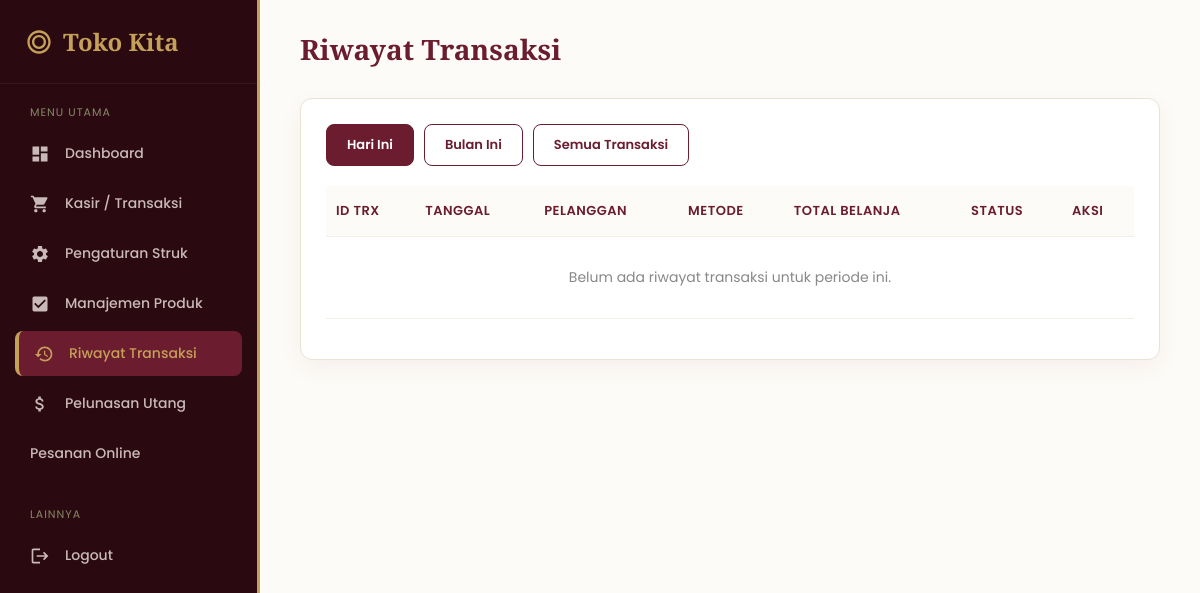
Page /riwayat.php (signed in) on the earlier database version.
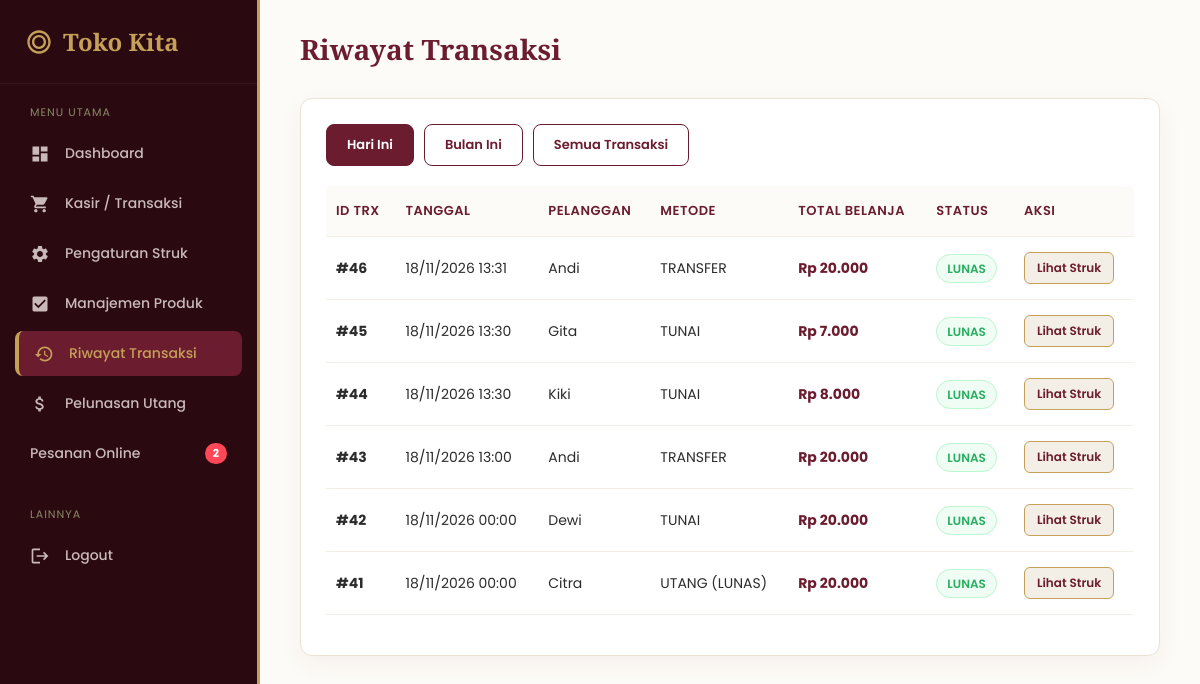
Same page on the later database version.
### tables this page shows
CREATE TABLE `tbl_transaksi` (
  `id_transaksi` int(11) NOT NULL,
  `tanggal` datetime DEFAULT NULL,
  `id_pelanggan` int(11) DEFAULT NULL,
  `total_belanja` decimal(12,2) DEFAULT NULL,
  `uang_bayar` decimal(12,2) DEFAULT 0.00,
  `kembalian` decimal(12,2) DEFAULT 0.00,
  `metode_pembayaran` varchar(20) DEFAULT 'Tunai',
  `status_bayar` varchar(30) DEFAULT 'Lunas',
  `status_pengiriman` varchar(30) DEFAULT 'Selesai'
);

CREATE TABLE `tbl_pelanggan` (
  `id_pelanggan` int(11) NOT NULL,
  `nama_pelanggan` varchar(100) DEFAULT NULL,
  `kota` varchar(50) DEFAULT NULL
);

### riwayat.php (the view, shortened to what this page needs)
<?php
require 'koneksi.php';
$filter = $_GET['filter'] ?? 'hari_ini';
$where = "";
if ($filter == 'hari_ini') {
    $tgl = date('Y-m-d');
    $where = "WHERE DATE(t.tanggal) = '$tgl'";
} elseif ($filter == 'bulan_ini') {
    $bln = date('m');
    $thn = date('Y');
    $where = "WHERE MONTH(t.tanggal) = '$bln' AND YEAR(t.tanggal) = '$thn'";
}
$query = "
    SELECT t.*, p.nama_pelanggan
    FROM tbl_transaksi t
    JOIN tbl_pelanggan p ON t.id_pelanggan = p.id_pelanggan
    $where
    ORDER BY t.id_transaksi DESC
";
$riwayat = mysqli_query($koneksi, $query);
?>
<!DOCTYPE html>
<html lang="id">
<head>
</head>
<body>
    <?php include 'sidebar.php'; ?>
    <div class="main-content">
        <div class="topbar">
            <h1>Riwayat Transaksi</h1>
        </div>
        <div class="card">
            <div class="filter-group">
                <a href="riwayat.php?filter=hari_ini" class="btn-filter <?= ($filter == 'hari_ini') ? 'active' : '' ?>">Hari Ini</a>
                <a href="riwayat.php?filter=bulan_ini" class="btn-filter <?= ($filter == 'bulan_ini') ? 'active' : '' ?>">Bulan Ini</a>
                <a href="riwayat.php?filter=semua" class="btn-filter <?= ($filter == 'semua') ? 'active' : '' ?>">Semua Transaksi</a>
            </div>
            <table>
                <thead>
                    <tr>
                        <th>ID Trx</th>
                        <th>Tanggal</th>
                        <th>Pelanggan</th>
                        <th>Metode</th>
                        <th>Total Belanja</th>
                        <th>Status</th>
                        <th>Aksi</th>
                    </tr>
                </thead>
                <tbody>
                    <?php if(mysqli_num_rows($riwayat) > 0): ?>
                        <?php while($r = mysqli_fetch_assoc($riwayat)):
                            $is_utang = ($r['metode_pembayaran'] == 'Utang');
                        ?>
                        <tr>
                            <td><strong>#<?= $r['id_transaksi'] ?></strong></td>
                            <td><?= date('d/m/Y H:i', strtotime($r['tanggal'])) ?></td>
                            <td><?= $r['nama_pelanggan'] ?></td>
                            <td><?= strtoupper($r['metode_pembayaran'] ?? 'Tunai') ?></td>
                            <td class="td-harga">Rp <?= number_format($r['total_belanja'], 0, ',', '.') ?></td>
                            <td>
                                <?php if($is_utang): ?>
                                    <span class="badge badge-utang">BELUM LUNAS</span>
                                <?php else: ?>
                                    <span class="badge badge-lunas">LUNAS</span>
                                <?php endif; ?>
                            </td>
                            <td>
                                <a href="struk.php?id=<?= $r['id_transaksi'] ?>" class="btn-lihat" target="_blank">Lihat Struk</a>
                            </td>
                        </tr>
                        <?php endwhile; ?>
                    <?php else: ?>
                        <tr>
                            <td colspan="7" style="text-align: center; color: #888; padding: 30px;">Belum ada riwayat transaksi untuk periode ini.</td>
                        </tr>
                    <?php endif; ?>
                </tbody>
            </table>
        </div>
    </div>
</body>
</html>

### sidebar.php (shortened to what this page needs)
<?php
$page = basename($_SERVER['PHP_SELF']);
$is_admin = (($_SESSION['role'] ?? '') === 'admin');
?>
<?php
$q_notif = mysqli_fetch_assoc(mysqli_query($koneksi, "SELECT COUNT(*) as jml FROM tbl_transaksi WHERE metode_pembayaran = 'Transfer' AND status_bayar = 'Lunas' AND status_pengiriman != 'Sudah Diantar'"));
$jml_notif = $q_notif['jml'] ?? 0;
?>
<div class="sidebar">
    <div class="sidebar-brand">
        <svg viewBox="0 0 24 24" xmlns="http://www.w3.org/2000/svg"><path d="M12 2C6.48 2 2 6.48 2 12s4.48 10 10 10 10-4.48 10-10S17.52 2 12 2zm0 18c-4.41 0-8-3.59-8-8s3.59-8 8-8 8 3.59 8 8-3.59 8-8 8zm0-14c-3.31 0-6 2.69-6 6s2.69 6 6 6 6-2.69 6-6-2.69-6-6-6zm0 10c-2.21 0-4-1.79-4-4s1.79-4 4-4 4 1.79 4 4-1.79 4-4 4z"/></svg>
        Toko Kita
    </div>
    <div class="sidebar-menu">
        <p class="menu-label">Menu Utama</p>
        <a href="dashboard.php" class="menu-item <?= ($page == 'dashboard.php') ? 'active' : '' ?>">
            <svg viewBox="0 0 24 24" fill="currentColor"><path d="M3 13h8V3H3v10zm0 8h8v-6H3v6zm10 0h8V11h-8v10zm0-18v6h8V3h-8z"/></svg>
            Dashboard
        </a>
        <a href="index.php" class="menu-item <?= ($page == 'index.php' || $page == 'struk.php') ? 'active' : '' ?>">
            Kasir / Transaksi
        </a>
        <?php if ($is_admin): ?>
        <a href="pengaturan.php" class="menu-item <?= ($page == 'pengaturan.php') ? 'active' : '' ?>">
            Pengaturan Struk
        </a>
        <a href="produk.php" class="menu-item <?= ($page == 'produk.php') ? 'active' : '' ?>">
            <svg viewBox="0 0 24 24" fill="currentColor"><path d="M19 3H5c-1.11 0-2 .9-2 2v14c0 1.1.89 2 2 2h14c1.1 0 2-.9 2-2V5c0-1.1-.9-2-2-2zm-9 14l-5-5 1.41-1.41L10 14.17l7.59-7.59L19 8l-9 9z"/></svg>
            Manajemen Produk
        </a>
        <?php endif; ?>
        <a href="riwayat.php" class="menu-item <?= ($page == 'riwayat.php') ? 'active' : '' ?>">
            <svg viewBox="0 0 24 24" fill="currentColor"><path d="M13 3c-4.97 0-9 4.03-9 9H1l3.89 3.89.07.14L9 12H6c0-3.87 3.13-7 7-7s7 3.13 7 7-3.13 7-7 7c-1.93 0-3.68-.79-4.94-2.06l-1.42 1.42C8.27 19.99 10.51 21 13 21c4.97 0 9-4.03 9-9s-4.03-9-9-9zm-1 5v5l4.28 2.54.72-1.21-3.5-2.08V8H12z"/></svg>
            Riwayat Transaksi
        </a>
        <a href="pelunasan.php" class="menu-item <?= ($page == 'pelunasan.php') ? 'active' : '' ?>">
            Pelunasan Utang
        </a>
<a href="pesanan_online.php" class="menu-item">
    <span>Pesanan Online</span>
    <?php if($jml_notif > 0): ?>
        <span style="background:#ff4757; color:#fff; padding:2px 8px; border-radius:12px; font-size:11px; font-weight:bold; margin-left:auto;"><?= $jml_notif ?></span>
    <?php endif; ?>
</a>
        <p class="menu-label" style="margin-top: 30px;">Lainnya</p>
        <a href="logout.php" class="menu-item logout">
            <svg viewBox="0 0 24 24" fill="currentColor"><path d="M17 7l-1.41 1.41L18.17 11H8v2h10.17l-2.58 2.58L17 17l5-5zM4 5h8V3H4c-1.1 0-2 .9-2 2v14c0 1.1.9 2 2 2h8v-2H4V5z"/></svg>
            Logout
        </a>
    </div>
</div>

### riwayat.php (style rules this page uses)
:root { --maroon: #6B1D2F; --maroon-dark: #4A1320; --cream: #FDFBF7; --cream-card: #F4EFE6; --gold: #C5A059; --gold-hover: #B08D48; --text-dark: #2C2C2C; --sidebar-bg: #2A0A10; --green: #27ae60; --red: #e74c3c; }
* { margin: 0; padding: 0; box-sizing: border-box; font-family: 'Poppins', sans-serif; }
body { background: var(--cream); color: var(--text-dark); display: flex; min-height: 100vh; }
.sidebar { width: 260px; background: var(--sidebar-bg); color: #fff; display: flex; flex-direction: column; border-right: 3px solid var(--gold); position: fixed; height: 100vh; z-index: 100; }
.sidebar-brand { padding: 25px; font-family: 'Playfair Display', serif; font-size: 24px; font-weight: 700; color: var(--gold); display: flex; align-items: center; gap: 10px; border-bottom: 1px solid rgba(255,255,255,0.05); }
.sidebar-brand svg { width: 28px; height: 28px; fill: currentColor; }
.sidebar-menu { padding: 20px 15px; flex: 1; }
.menu-label { font-size: 11px; text-transform: uppercase; color: #886; margin-bottom: 10px; padding-left: 15px; letter-spacing: 1px; }
.menu-item { display: flex; align-items: center; gap: 15px; padding: 12px 15px; color: #C9B9B9; text-decoration: none; border-radius: 8px; margin-bottom: 5px; font-size: 14px; font-weight: 500; transition: 0.3s; }
.menu-item svg { width: 20px; height: 20px; }
.menu-item.active { background: var(--maroon); color: var(--gold); border-left: 4px solid var(--gold); }
.main-content { margin-left: 260px; padding: 30px 40px; width: calc(100% - 260px); }
.topbar { display: flex; justify-content: space-between; align-items: center; margin-bottom: 30px; }
.topbar h1 { font-family: 'Playfair Display', serif; font-size: 28px; color: var(--maroon); }
.card { background: #fff; padding: 25px; border-radius: 12px; box-shadow: 0 8px 25px rgba(107, 29, 47, 0.05); border: 1px solid #EBE2D3; }
.filter-group { display: flex; gap: 10px; margin-bottom: 20px; }
.btn-filter { padding: 10px 20px; border-radius: 8px; border: 1px solid var(--maroon); background: #fff; color: var(--maroon); font-weight: 600; font-size: 13px; text-decoration: none; transition: 0.3s; }
.btn-filter:hover, .btn-filter.active { background: var(--maroon); color: #fff; }
table { width: 100%; border-collapse: collapse; margin-bottom: 15px; }
th, td { padding: 15px 10px; text-align: left; border-bottom: 1px solid var(--cream-card); font-size: 14px; }
th { color: var(--maroon); font-weight: 600; font-size: 13px; text-transform: uppercase; letter-spacing: 0.5px; background: var(--cream); }
.td-harga { font-weight: 700; color: var(--maroon); }
.badge { padding: 5px 10px; border-radius: 20px; font-size: 12px; font-weight: 600; }
.badge-lunas { background: #F0FDF4; color: var(--green); border: 1px solid #BBF7D0; }
.btn-lihat { background: var(--cream-card); color: var(--maroon); border: 1px solid var(--gold); padding: 6px 12px; border-radius: 6px; cursor: pointer; font-size: 12px; font-weight: 600; transition: 0.2s; text-decoration: none; display: inline-block; }

Differences in the rows shown:
added tbl_transaksi: id_transaksi "46", tanggal "18/11/2026 13:31", id_pelanggan.nama_pelanggan "Andi", metode_pembayaran "TRANSFER", total_belanja "20.000", shows "LUNAS"
added tbl_transaksi: id_transaksi "45", tanggal "18/11/2026 13:30", id_pelanggan.nama_pelanggan "Gita", metode_pembayaran "TUNAI", total_belanja "7.000", shows "LUNAS"
added tbl_transaksi: id_transaksi "44", tanggal "18/11/2026 13:30", id_pelanggan.nama_pelanggan "Kiki", metode_pembayaran "TUNAI", total_belanja "8.000", shows "LUNAS"
added tbl_transaksi: id_transaksi "43", tanggal "18/11/2026 13:00", id_pelanggan.nama_pelanggan "Andi", metode_pembayaran "TRANSFER", total_belanja "20.000", shows "LUNAS"
added tbl_transaksi: id_transaksi "42", tanggal "18/11/2026 00:00", id_pelanggan.nama_pelanggan "Dewi", metode_pembayaran "TUNAI", total_belanja "20.000", shows "LUNAS"
added tbl_transaksi: id_transaksi "41", tanggal "18/11/2026 00:00", id_pelanggan.nama_pelanggan "Citra", metode_pembayaran "UTANG (LUNAS)", total_belanja "20.000"
Other differences:
$jml_notif: (not shown) → "2"
text no longer shown: "Belum ada riwayat transaksi untuk periode ini."
